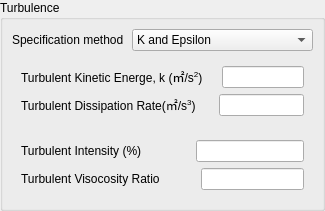
<?xml version="1.0" encoding="UTF-8"?>
<ui version="4.0">
 <class>turbulenceKEpsilonWidget</class>
 <widget class="QWidget" name="turbulenceKEpsilonWidget">
  <property name="geometry">
   <rect>
    <x>0</x>
    <y>0</y>
    <width>325</width>
    <height>206</height>
   </rect>
  </property>
  <property name="sizePolicy">
   <sizepolicy hsizetype="Expanding" vsizetype="Preferred">
    <horstretch>0</horstretch>
    <verstretch>0</verstretch>
   </sizepolicy>
  </property>
  <property name="windowTitle">
   <string>Form</string>
  </property>
  <layout class="QVBoxLayout" name="verticalLayout_2">
   <property name="leftMargin">
    <number>0</number>
   </property>
   <property name="topMargin">
    <number>0</number>
   </property>
   <property name="rightMargin">
    <number>0</number>
   </property>
   <property name="bottomMargin">
    <number>0</number>
   </property>
   <item>
    <widget class="QGroupBox" name="groupBox">
     <property name="sizePolicy">
      <sizepolicy hsizetype="Expanding" vsizetype="Preferred">
       <horstretch>0</horstretch>
       <verstretch>0</verstretch>
      </sizepolicy>
     </property>
     <property name="title">
      <string>Turbulence</string>
     </property>
     <layout class="QVBoxLayout" name="verticalLayout">
      <property name="leftMargin">
       <number>9</number>
      </property>
      <property name="topMargin">
       <number>9</number>
      </property>
      <property name="rightMargin">
       <number>9</number>
      </property>
      <property name="bottomMargin">
       <number>9</number>
      </property>
      <item>
       <widget class="QWidget" name="widget" native="true">
        <layout class="QHBoxLayout" name="horizontalLayout">
         <property name="leftMargin">
          <number>0</number>
         </property>
         <property name="topMargin">
          <number>0</number>
         </property>
         <property name="rightMargin">
          <number>0</number>
         </property>
         <property name="bottomMargin">
          <number>0</number>
         </property>
         <item>
          <widget class="QLabel" name="label">
           <property name="text">
            <string>Specification method</string>
           </property>
          </widget>
         </item>
         <item>
          <spacer name="horizontalSpacer">
           <property name="orientation">
            <enum>Qt::Horizontal</enum>
           </property>
           <property name="sizeHint" stdset="0">
            <size>
             <width>40</width>
             <height>20</height>
            </size>
           </property>
          </spacer>
         </item>
         <item>
          <widget class="QComboBox" name="specificationMethod">
           <item>
            <property name="text">
             <string>K and Epsilon</string>
            </property>
           </item>
           <item>
            <property name="text">
             <string>Intensity and Viscosity Ratio</string>
            </property>
           </item>
          </widget>
         </item>
        </layout>
       </widget>
      </item>
      <item>
       <widget class="QWidget" name="kAndEpsilon" native="true">
        <layout class="QVBoxLayout" name="verticalLayout_3">
         <item>
          <widget class="QWidget" name="widget_2" native="true">
           <layout class="QHBoxLayout" name="horizontalLayout_2">
            <property name="leftMargin">
             <number>0</number>
            </property>
            <property name="topMargin">
             <number>0</number>
            </property>
            <property name="rightMargin">
             <number>0</number>
            </property>
            <property name="bottomMargin">
             <number>0</number>
            </property>
            <item>
             <widget class="QLabel" name="label_2">
              <property name="text">
               <string>Turbulent Kinetic Energe, k (㎡/s&lt;sup&gt;2&lt;/sup&gt;)</string>
              </property>
             </widget>
            </item>
            <item>
             <spacer name="horizontalSpacer_2">
              <property name="orientation">
               <enum>Qt::Horizontal</enum>
              </property>
              <property name="sizeHint" stdset="0">
               <size>
                <width>40</width>
                <height>20</height>
               </size>
              </property>
             </spacer>
            </item>
            <item>
             <widget class="QLineEdit" name="kEpsilonK"/>
            </item>
           </layout>
          </widget>
         </item>
         <item>
          <widget class="QWidget" name="widget_3" native="true">
           <layout class="QHBoxLayout" name="horizontalLayout_3">
            <property name="leftMargin">
             <number>0</number>
            </property>
            <property name="topMargin">
             <number>0</number>
            </property>
            <property name="rightMargin">
             <number>0</number>
            </property>
            <property name="bottomMargin">
             <number>0</number>
            </property>
            <item>
             <widget class="QLabel" name="label_3">
              <property name="text">
               <string>Turbulent Dissipation Rate(㎡/s&lt;sup&gt;3&lt;/sup&gt;)</string>
              </property>
             </widget>
            </item>
            <item>
             <spacer name="horizontalSpacer_3">
              <property name="orientation">
               <enum>Qt::Horizontal</enum>
              </property>
              <property name="sizeHint" stdset="0">
               <size>
                <width>40</width>
                <height>20</height>
               </size>
              </property>
             </spacer>
            </item>
            <item>
             <widget class="QLineEdit" name="turbuelnetDissipationRate"/>
            </item>
           </layout>
          </widget>
         </item>
        </layout>
       </widget>
      </item>
      <item>
       <widget class="QWidget" name="intensityAndViscocityRatio" native="true">
        <layout class="QVBoxLayout" name="verticalLayout_4">
         <item>
          <widget class="QWidget" name="widget_4" native="true">
           <layout class="QHBoxLayout" name="horizontalLayout_4">
            <property name="leftMargin">
             <number>0</number>
            </property>
            <property name="topMargin">
             <number>0</number>
            </property>
            <property name="rightMargin">
             <number>0</number>
            </property>
            <property name="bottomMargin">
             <number>0</number>
            </property>
            <item>
             <widget class="QLabel" name="label_4">
              <property name="text">
               <string>Turbulent Intensity (%)</string>
              </property>
             </widget>
            </item>
            <item>
             <spacer name="horizontalSpacer_4">
              <property name="orientation">
               <enum>Qt::Horizontal</enum>
              </property>
              <property name="sizeHint" stdset="0">
               <size>
                <width>40</width>
                <height>20</height>
               </size>
              </property>
             </spacer>
            </item>
            <item>
             <widget class="QLineEdit" name="lineEdit"/>
            </item>
           </layout>
          </widget>
         </item>
         <item>
          <widget class="QWidget" name="widget_5" native="true">
           <layout class="QHBoxLayout" name="horizontalLayout_5">
            <property name="leftMargin">
             <number>0</number>
            </property>
            <property name="topMargin">
             <number>0</number>
            </property>
            <property name="rightMargin">
             <number>0</number>
            </property>
            <property name="bottomMargin">
             <number>0</number>
            </property>
            <item>
             <widget class="QLabel" name="label_5">
              <property name="text">
               <string>Turbulent Visocosity Ratio</string>
              </property>
             </widget>
            </item>
            <item>
             <spacer name="horizontalSpacer_5">
              <property name="orientation">
               <enum>Qt::Horizontal</enum>
              </property>
              <property name="sizeHint" stdset="0">
               <size>
                <width>40</width>
                <height>20</height>
               </size>
              </property>
             </spacer>
            </item>
            <item>
             <widget class="QLineEdit" name="lineEdit_2"/>
            </item>
           </layout>
          </widget>
         </item>
        </layout>
       </widget>
      </item>
     </layout>
    </widget>
   </item>
  </layout>
 </widget>
 <resources/>
 <connections/>
</ui>
